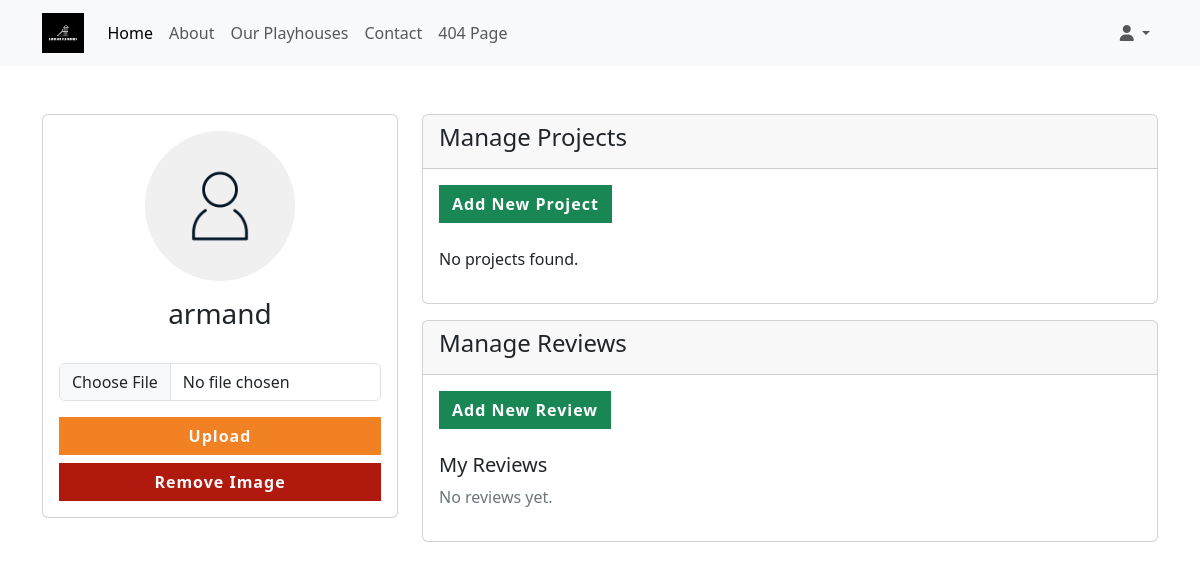
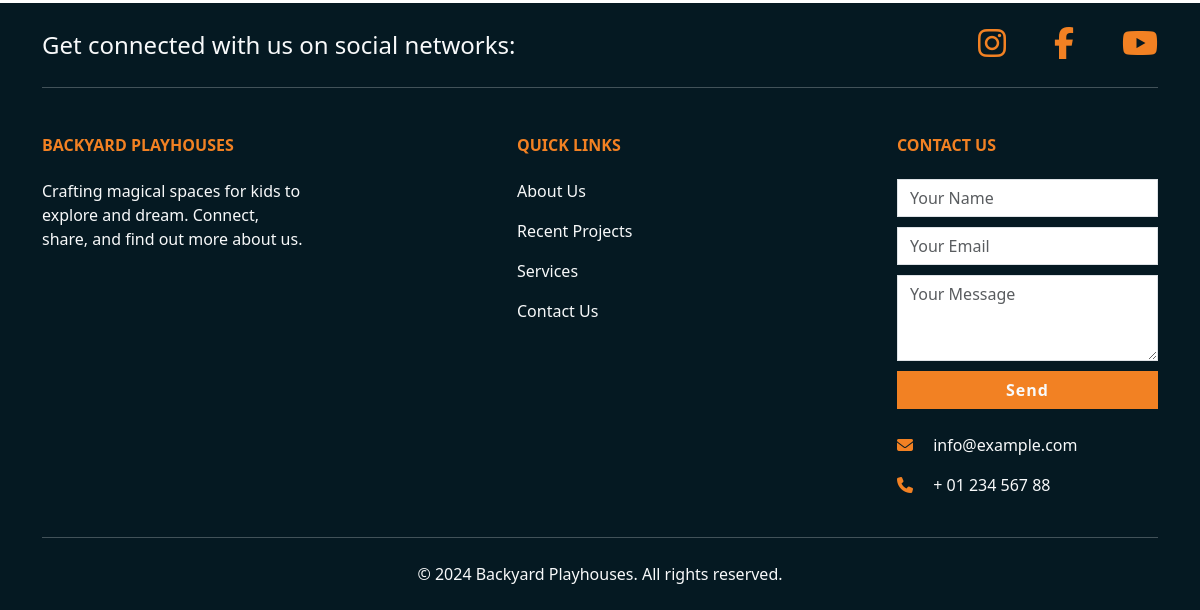
Before: /profiles/profile/ (signed in) with the older database file (2 pictures, top to bottom).
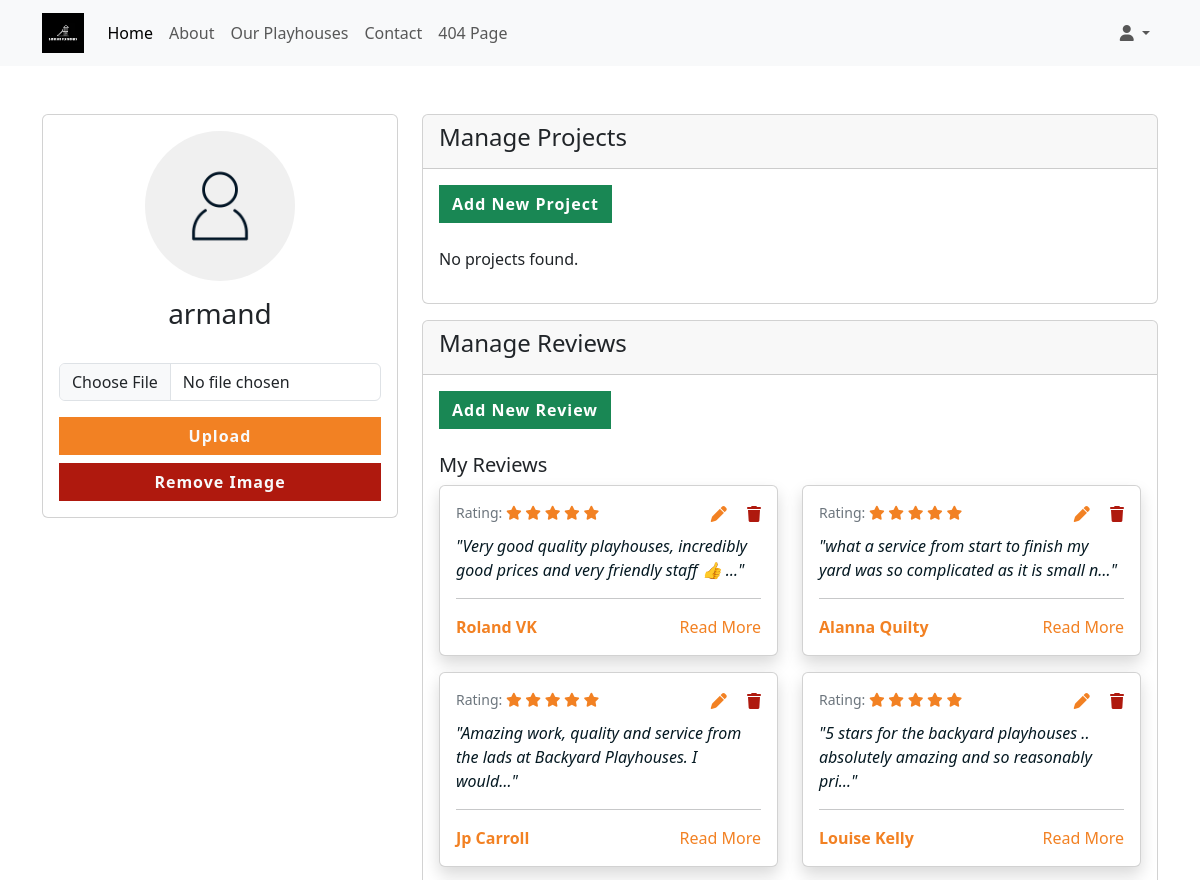
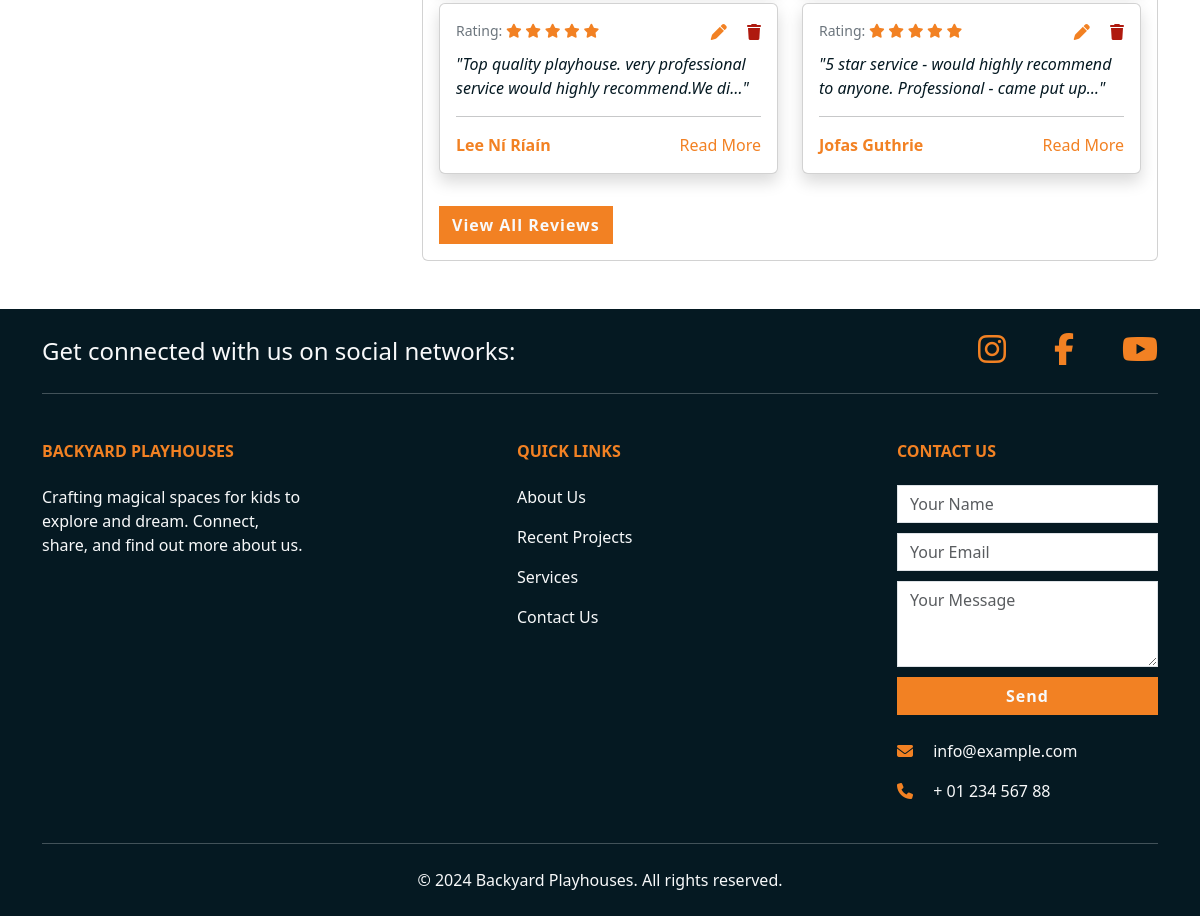
After: the same page with the newer database file (2 pictures, top to bottom).
### reviews/models.py (models this page shows, shortened)
class Review(models.Model):
    author = models.CharField(max_length=100)
    rating = models.IntegerField(default=5, choices=[(i, i) for i in range(1, 6)])
    content = models.TextField()
    date_posted = models.DateTimeField(auto_now_add=True)
    def stars(self):
        stars_html = mark_safe(''.join(['<i class="fas fa-star text-warning"></i> ' for _ in range(self.rating)]) +
                               ''.join(['<i class="far fa-star text-warning"></i> ' for _ in range(5 - self.rating)]))
        return stars_html

### profiles/views.py (the view)
# urls.py: path('profile/', profile_view, name='profile'),
@login_required
def profile_view(request):
    try:
        profile = request.user.profile
    except Profile.DoesNotExist:
        profile = Profile.objects.create(user=request.user)
    if request.method == 'POST':
        p_form = ProfileUpdateForm(request.POST, request.FILES, instance=profile)
        if p_form.is_valid():
            p_form.save()
            messages.success(request, 'Your profile image has been updated.')
            return redirect('profile')
        else:
            messages.warning(request, 'Please select an image to upload.')
    else:
        p_form = ProfileUpdateForm(instance=profile)
    recent_projects = Project.objects.all().order_by('-date_posted')[:6]
    reviews = Review.objects.all().order_by('-date_posted')[:6]
    context = {
        'p_form': p_form,
        'reviews': reviews,
        'recent_projects': recent_projects,
        }
    return render(request, 'profiles/profile.html', context)

### profiles/forms.py (shortened to what this page needs)
class ProfileUpdateForm(forms.ModelForm):
    class Meta:
        model = Profile
        fields = ['image']

### profiles/models.py (called while the page is built)
    def get_image_url(self):
        if self.image:
            return self.image.url
        else:
            return static('images/default.webp')

### profiles/templates/profiles/profile.html (shortened to what the changed rows need)
{% extends 'base.html' %}
{% load static %}
{% block content %}
<div class="container py-5">
    <div class="row">
        <div class="col-md-8">
            <div class="card">
                <div class="card-body">
                    <a href="{% url 'add_review' %}" class="btn btn-success mb-4">Add New Review</a>
                    <h5>My Reviews</h5>
                    {% if reviews %}
                        <div class="row">
                            {% for review in reviews %}
                                <div class="col-lg-6">
                                    <div class="card mb-3 shadow">
                                        <div class="card-body">
                                            <div class="testimonial-rating mb-2 d-flex justify-content-between">
                                                <small class="text-muted">Rating: {{ review.stars|safe }}</small>
                                                <div>
                                                    {% if request.user.is_authenticated and request.user.is_staff %}
                                                    <a href="{% url 'edit_review' review.id %}?next={{ request.path }}" class="text-warning me-3"><i class="fa-solid fa-pen"></i></a>
                                                    <a href="{% url 'delete_review' review.id %}?next={{ request.path }}" class="text-danger">
                                                        <i class="fa-solid fa-trash"></i>
                                                    </a>
                                                    {% endif %}
                                                </div>
                                            </div>
                                            <p class="testimonial-text">"{{ review.content|truncatechars:80 }}"</p>
                                            <hr>
                                            <div class="w-100 d-flex justify-content-between align-items-center">
                                                <p class="testimonial-author mb-0"><strong>{{ review.author }}</strong></p>
                                                {% if review.content|length > 80 %}
                                                <a class="text-warning text-decoration-none" href="#reviewModal" data-bs-toggle="modal" data-bs-target="#reviewModal" onclick="setModalContent('{{ review.content|escapejs }}')">Read More</a>
                                                {% endif %}
                                            </div>
                                        </div>
                                    </div>
                                </div>
                            {% endfor %}
                        </div>
                        <a href="{% url 'review_list' %}" class="btn btn-primary mt-3">View All Reviews</a>
                    {% else %}
                        <p class="text-muted">No reviews yet.</p>
                    {% endif %}
                </div>
            </div>
        </div>
    </div>
</div>
{% endblock %}

Changed rows visible on the page:
added Review: rating 5 (drawn), content "Very good quality playhouses, incredibly good prices and very friendly staff 👍 …", author "Roland VK"
added Review: rating 5 (drawn), content "what a service from start to finish my yard was so complicated as it is small n…", author "Alanna Quilty"
added Review: rating 5 (drawn), content "Amazing work, quality and service from the lads at Backyard Playhouses. I would…", author "Jp Carroll"
added Review: rating 5 (drawn), content "5 stars for the backyard playhouses .. absolutely amazing and so reasonably pri…", author "Louise Kelly"
added Review: rating 5 (drawn), content "Top quality playhouse. very professional service would highly recommend.We di…", author "Lee Ní Ríaín"
added Review: rating 5 (drawn), content "5 star service - would highly recommend to anyone. Professional - came put up…", author "Jofas Guthrie"
Other visible differences:
text no longer shown: "No reviews yet."
text now shown: "View All Reviews"
